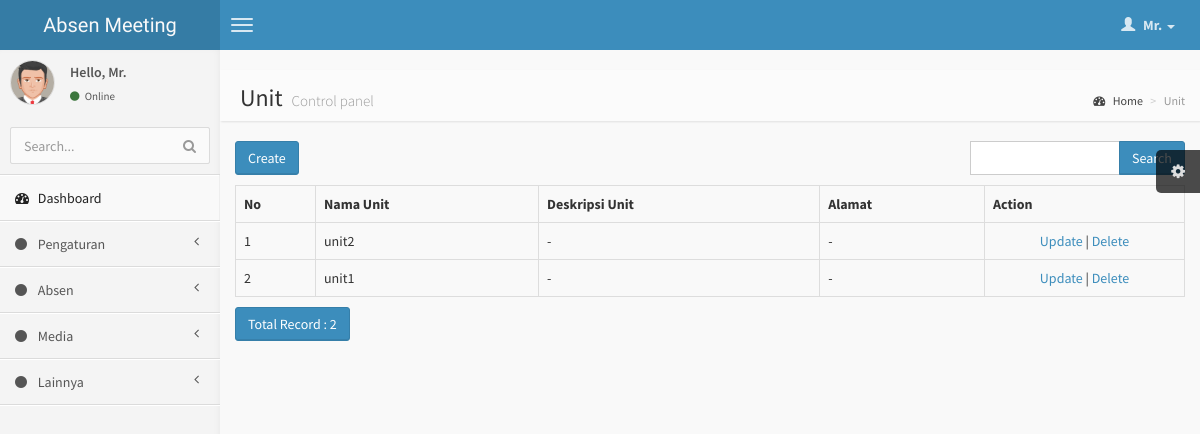
The page /index.php/unit on the database its author committed.
### tables this page shows
CREATE TABLE `unit` (
  `id_unit` int(11) NOT NULL AUTO_INCREMENT,
  `nama_unit` varchar(50) DEFAULT NULL,
  `deskripsi_unit` text,
  `alamat` text,
  PRIMARY KEY (`id_unit`)
);

### application/controllers/Unit.php (called while the page is built, shortened)
<?php
class Unit extends CI_Controller
{
    function __construct()
    {
        $this->load->model('Unit_model');
        $this->load->library('form_validation');
    }
    public function index()
    {
        $q = urldecode($this->input->get('q', TRUE));
        $start = intval($this->input->get('start'));
        if ($q <> '') {
            $config['base_url'] = base_url() . 'unit/index.html?q=' . urlencode($q);
            $config['first_url'] = base_url() . 'unit/index.html?q=' . urlencode($q);
        } else {
            $config['base_url'] = base_url() . 'unit/index.html';
            $config['first_url'] = base_url() . 'unit/index.html';
        }
        $config['per_page'] = 10;
        $config['page_query_string'] = TRUE;
        $config['total_rows'] = $this->Unit_model->total_rows($q);
        $unit = $this->Unit_model->get_limit_data($config['per_page'], $start, $q);
        $this->load->library('pagination');
        $this->pagination->initialize($config);
        $data = array(
            'unit_data' => $unit,
            'q' => $q,
            'pagination' => $this->pagination->create_links(),
            'total_rows' => $config['total_rows'],
            'start' => $start,
            'konten' => 'unit/unit_list',
            'judul' => 'Unit',
        );
        $this->load->view('v_index', $data);
    }
}

### index.php (called while the page is built, shortened)
<?php
require_once BASEPATH.'core/CodeIgniter.php';

### application/config/config.php (called while the page is built, shortened)
<?php
$config['base_url'] = "http://".$_SERVER['HTTP_HOST'];
$config['base_url'] .= preg_replace('@/+$@','',dirname($_SERVER['SCRIPT_NAME'])).'/';
$config['index_page'] = '';
$config['uri_protocol']	= 'REQUEST_URI';
$config['url_suffix'] = '.html';
$config['language']	= 'english';
$config['charset'] = 'UTF-8';
$config['enable_hooks'] = FALSE;
$config['subclass_prefix'] = 'MY_';
$config['composer_autoload'] = FALSE;
$config['permitted_uri_chars'] = 'a-z 0-9~%.:_\-';
$config['enable_query_strings'] = FALSE;
$config['controller_trigger'] = 'c';
$config['function_trigger'] = 'm';
$config['directory_trigger'] = 'd';
$config['allow_get_array'] = TRUE;
$config['log_threshold'] = 0;
$config['log_path'] = '';
$config['log_file_extension'] = '';
$config['log_file_permissions'] = 0644;
$config['log_date_format'] = 'Y-m-d H:i:s';
$config['error_views_path'] = '';
$config['cache_path'] = '';
$config['cache_query_string'] = FALSE;
$config['encryption_key'] = 'gfjfgjfgsg564674';
$config['sess_driver'] = 'files';
$config['sess_cookie_name'] = 'ci_session';
$config['sess_expiration'] = 7200;
$config['sess_save_path'] = NULL;
$config['sess_match_ip'] = FALSE;
$config['sess_time_to_update'] = 300;
$config['sess_regenerate_destroy'] = FALSE;
$config['cookie_prefix']	= '';
$config['cookie_domain']	= '';
$config['cookie_path']		= '/';
$config['cookie_secure']	= FALSE;
$config['cookie_httponly'] 	= FALSE;
$config['standardize_newlines'] = FALSE;
$config['global_xss_filtering'] = FALSE;
$config['csrf_protection'] = FALSE;
$config['csrf_token_name'] = 'csrf_test_name';
$config['csrf_cookie_name'] = 'csrf_cookie_name';
$config['csrf_expire'] = 7200;
$config['csrf_regenerate'] = TRUE;
$config['csrf_exclude_uris'] = array();
$config['compress_output'] = FALSE;
$config['time_reference'] = 'local';
$config['rewrite_short_tags'] = FALSE;
$config['proxy_ips'] = '';

### application/models/Unit_model.php (called while the page is built, shortened)
<?php
class Unit_model extends CI_Model
{
    public $table = 'unit';
    public $id = 'id_unit';
    public $order = 'DESC';
    function total_rows($q = NULL) {
        $this->db->like('id_unit', $q);
	$this->db->or_like('nama_unit', $q);
	$this->db->or_like('deskripsi_unit', $q);
	$this->db->or_like('alamat', $q);
	$this->db->from($this->table);
        return $this->db->count_all_results();
    }
    function get_limit_data($limit, $start = 0, $q = NULL) {
        $this->db->order_by($this->id, $this->order);
        $this->db->like('id_unit', $q);
	$this->db->or_like('nama_unit', $q);
	$this->db->or_like('deskripsi_unit', $q);
	$this->db->or_like('alamat', $q);
	$this->db->limit($limit, $start);
        return $this->db->get($this->table)->result();
    }
}

### application/views/unit/unit_list.php (the view, shortened to what this page needs)
<div class="row" style="margin-bottom: 10px">
            <div class="col-md-4">
                <?php echo anchor(site_url('unit/create'),'Create', 'class="btn btn-primary"'); ?>
            </div>
            <div class="col-md-4 text-center">
            </div>
            <div class="col-md-1 text-right">
            </div>
            <div class="col-md-3 text-right">
                <form action="<?php echo site_url('unit/index'); ?>" class="form-inline" method="get">
                    <div class="input-group">
                        <input type="text" class="form-control" name="q" value="<?php echo $q; ?>">
                        <span class="input-group-btn">
                          <button class="btn btn-primary" type="submit">Search</button>
                        </span>
                    </div>
                </form>
            </div>
        </div>
        <table class="table table-bordered" style="margin-bottom: 10px">
            <tr>
                <th>No</th>
        <th>Nama Unit</th>
        <th>Deskripsi Unit</th>
        <th>Alamat</th>
        <th>Action</th>
            </tr><?php
            foreach ($unit_data as $unit)
            {
                ?>
                <tr>
            <td width="80px"><?php echo ++$start ?></td>
            <td><?php echo $unit->nama_unit ?></td>
            <td><?php echo $unit->deskripsi_unit ?></td>
            <td><?php echo $unit->alamat ?></td>
            <td style="text-align:center" width="200px">
                <?php
                echo anchor(site_url('unit/update/'.$unit->id_unit),'Update');
                echo ' | ';
                echo anchor(site_url('unit/delete/'.$unit->id_unit),'Delete','onclick="javasciprt: return confirm(\'Are You Sure ?\')"');
                ?>
            </td>
        </tr>
                <?php
            }
            ?>
        </table>
        <div class="row">
            <div class="col-md-6">
                <a href="#" class="btn btn-primary">Total Record : <?php echo $total_rows ?></a>
        </div>
            <div class="col-md-6 text-right">
            </div>
        </div>

### assets/css/AdminLTE.css (style rules this page uses)
html, body { overflow-x: hidden!important; font-family: 'Source Sans Pro', sans-serif; -webkit-font-smoothing: antialiased; min-height: 100%; background: #f9f9f9; }
a { color: #3c8dbc; }
.form-control { -webkit-border-radius: 0px !important; -moz-border-radius: 0px !important; border-radius: 0px !important; box-shadow: none; }
.btn { font-weight: 500; -webkit-border-radius: 3px; -moz-border-radius: 3px; border-radius: 3px; border: 1px solid transparent; -webkit-box-shadow: inset 0px -2px 0px 0px rgba(0, 0, 0, 0.09); -moz-box-shadow: inset 0px -2px 0px 0px rgba(0, 0, 0, 0.09); box-shadow: inset 0px -1px 0px 0px rgba(0, 0, 0, 0.09); }
.btn.btn-primary { background-color: #3c8dbc; border-color: #367fa9; }

### rows shown on the page
unit: nama_unit "unit2", deskripsi_unit "-", alamat "-", id_unit "Update", id_unit "Delete"
unit: nama_unit "unit1", deskripsi_unit "-", alamat "-", id_unit "Update", id_unit "Delete"

### other values the page prints
$judul "Unit"
anchor(site_url('unit/create'),'Create', 'class="btn btn-primary"') "Create"
$total_rows "2"
